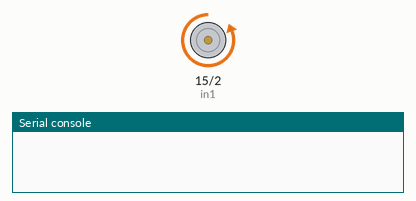
Simulated run of this program. Board: ESP32 board running MicroPython. Parts: motor-driver pin pairs drawn as motors (green arrow = first pin HIGH = forward, orange = second pin HIGH = backward, longer = more drive, scaled by the enable pin), the last lines printed to the serial console. At 2.2 s the program stops and its outputs stay as they are.

Above: at 0.1 s.
At 2.2 s:
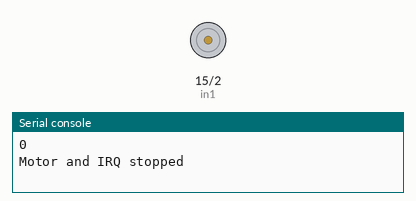
Timing chart, 0 to 3.7 s (numbered marks = the images above):
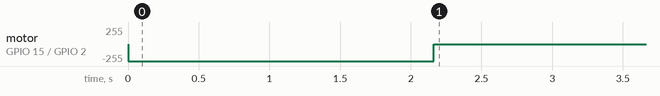

The program:

robot.py
```python
import time
from ev3lego_l298 import ev3lego_l298

encoder1_pin = 12
encoder2_pin = 14
in1_pin = 15
in2_pin = 2
ena_pin = 4
wheel_size = 65 # wheel size (in mm)

# Create an instance of ev3lego
robot = ev3lego_l298(encoder1_pin, encoder2_pin, in1_pin, in2_pin, ena_pin, wheel_size)


#example usage: go to an exact angle in degrees
robot.godegreesp(180, 1000, 50, 2, 2) #required angle, number of iterations
time.sleep(1)
print(robot.degrees)
robot.brake()
robot.stop()
```

ev3lego_l298.py
```python
import math
from machine import Pin, PWM
import time

class ev3lego_l298:
    def __init__(self, encoder1_pin, encoder2_pin, in1_pin, in2_pin, ena_pin, wheel_size):
        self.encoder1 = Pin(encoder1_pin, Pin.IN)
        self.encoder1.irq(trigger=Pin.IRQ_FALLING | Pin.IRQ_RISING, handler=self.encoder1_irq_handler)

        self.encoder2 = Pin(encoder2_pin, Pin.IN)

        self.in1 = Pin(in1_pin, Pin.OUT)
        self.in2 = Pin(in2_pin, Pin.OUT)
        self.ena = Pin(ena_pin, Pin.OUT)


        self.pwm = PWM(self.ena)
        self.pwm.freq(500)

        #stop the motor
        self.pwm.duty(0)
        self.in1.value(0)
        self.in2.value(0)


        self.wheel_size = wheel_size
        self.degrees = 0

        self.last_error = 0
        self.cum_error = 0
        self.previous_time = time.ticks_ms()
        self.integral_flag = False

    def encoder1_irq_handler(self, pin):
        if self.encoder1.value() == self.encoder2.value():
            self.degrees += 1
        else:
            self.degrees -= 1

        if self.degrees % 10 == 0:
            #print("Degrees: ", self.degrees)
            pass

    def motgo(self, speed):
        if speed > 0:
            self.in1.value(0)
            self.in2.value(1)
        elif speed < 0:
            self.in1.value(1)
            self.in2.value(0)
        else:
            self.in1.value(0)
            self.in2.value(0)

        pwm_value = int((abs(speed) / 254) * 1023)
        self.pwm.duty(pwm_value)

    def brake(self):
        self.in1.value(1)
        self.in2.value(1)


    def PIDcalc(self, sp, inp, kp, ki, kd):
        current_time = time.ticks_ms()
        elapsed_time = time.ticks_diff(current_time, self.previous_time) / 1000.0

        error = sp- inp

        if error * self.last_error < 0:
            self.integral_flag = True
            self.cum_error = 0
            print("Error changed direction, resetting integral accumulator.")
        else:
            self.integral_flag = False

        if not self.integral_flag:
            self.cum_error += error * elapsed_time

        if elapsed_time > 0:
            rate_error = (error - self.last_error) / elapsed_time
            out = kp * error + ki * self.cum_error + kd * rate_error

            self.last_error = error
            self.previous_time = current_time

            out = max(-254, min(254, out))  # Clamp the output to [-254, 254]

            #print("Degrees: ", self.degrees)
            #print("PID output value: ", out)
            return out

        return 0

    def godegrees(self, angle, times):
        for _ in range(times):
            motspeed = self.PIDcalc(angle, self.degrees, 54, 168, 4.3)
            motspeed = max(-254, min(254, motspeed))  # Clamp the speed to [-254, 254]
            self.motgo(motspeed)
            time.sleep_ms(1)

    def godegreesp(self, angle, times, kp, ki, kd):
        for _ in range(times):
            #print("degrees = ", self.degrees) #
            motspeed = self.PIDcalc(angle, self.degrees, kp, ki, kd)
            motspeed = max(-254, min(254, motspeed))
            self.motgo(motspeed)
            time.sleep_ms(1)


    def gomm(self, distance, times):
        deg = (distance / (self.wheel_size * math.pi)) * 360
        self.godegrees(deg, times)
        dist_covered = (self.degrees * self.wheel_size * math.pi) / 360.0
        return dist_covered

    def gommp(self, distance, times, kp, ki, kd):
        deg = (distance / (self.wheel_size * math.pi)) * 360
        self.godegreesp(deg, times, kp, ki, kd)
        dist_covered = (self.degrees * self.wheel_size * math.pi) / 360.0
        return dist_covered

    def stop(self):

        # Stop motor
        self.pwm.duty(0)
        self.in1.value(0)
        self.in2.value(0)

        # Disable interrupts
        self.encoder1.irq(handler=None)

        # Optional: deinit PWM completely
        self.pwm.deinit()

        print("Motor and IRQ stopped")
```

Measured:
- by itself, motor on GPIO 15 (in1) / GPIO 2 (in2): stopped → backward 255/255 at 0.00 s, → stopped 2.2 s later
